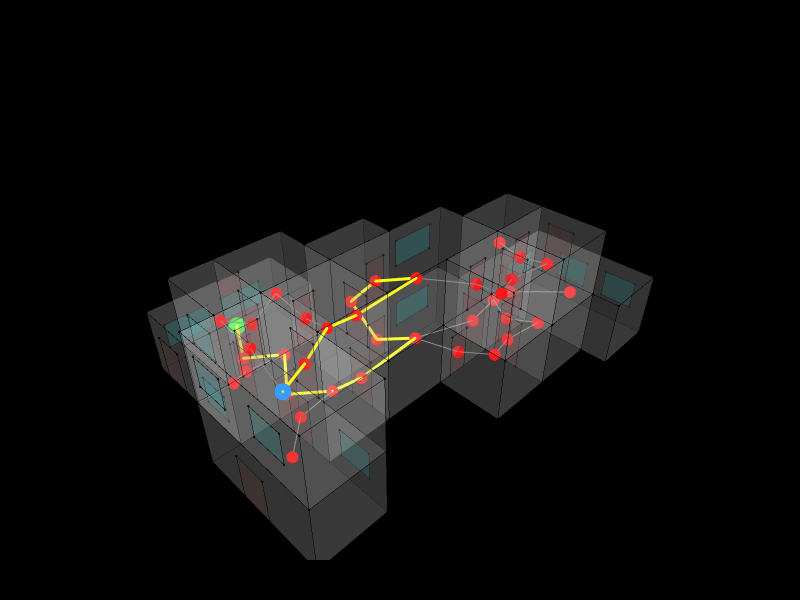

Notebook source saved alongside this figure:
### Markdown cell above
## 10. Path Visualisation

The path from room 0 to room 38 passes through **8 intermediate rooms** and covers a centroid-to-centroid distance of approximately **15,955 units**. Start room — green. End room — blue. Path — yellow.

8 hops for a cross-building journey indicates the building has significant network depth. An occupant cannot take a shortcut — they must thread through the full chain of connecting spaces.

### Code cell
for v in g_verts:
    Topology.SetDictionary(v, Dictionary.ByKeysValues(["size", "color"], [14, "red"]))
Topology.SetDictionary(start_v, Dictionary.ByKeysValues(["size", "color"], [20, "lime"]))
Topology.SetDictionary(end_v,   Dictionary.ByKeysValues(["size", "color"], [20, "dodgerblue"]))

for e in Graph.Edges(g_circ):
    Topology.SetDictionary(e, Dictionary.ByKeysValues(["width", "color"], [2, "grey"]))
if shortest_path:
    for e in Topology.Edges(shortest_path):
        Topology.SetDictionary(e, Dictionary.ByKeysValues(["width", "color"], [6, "yellow"]))

show_list = [cc, ap_cluster, g_circ]
if shortest_path:
    show_list.append(shortest_path)

Topology.Show(
    *show_list,
    faceColorKey="color",
    vertexSizeKey="size",
    vertexColorKey="color",
    edgeWidthKey="width",
    edgeColorKey="color",
    faceOpacity=0.12,
    backgroundColor="black",
    width=800,
    height=600,
    renderer=renderer
)

### Figure 1 — Plotly figure (JSON) as saved in the notebook; plotly's stock layout.template omitted (floating-point values rounded to 4 significant figures; data arrays with more than 128 entries replaced by an {"elided": "..."} marker saying what was removed)
{"data": [{"customdata": ["", "", "", "", "", "", "", "", "", "", "", "", "", "", "", "", "", "", "", "", "", "", "", "", "", "", "", "", "", "", "", "", "", "", "", "", "", "", "", "", "", "", "", "", "", "", "", "", "", "", "", "", "", "", "", "", "", "", "", "", "", "", "", "", "", "", "", "", "", "", "", "", "", "", "", "", "", "", "", ""], "hoverinfo": "text", "hovertemplate": ["Click ", "Click ", "Click ", "Click ", "Click ", "Click ", "Click ", "Click ", "Click ", "Click ", "Click ", "Click ", "Click ", "Click ", "Click ", "Click ", "Click ", "Click ", "Click ", "Click ", "Click ", "Click ", "Click ", "Click ", "Click ", "Click ", "Click ", "Click ", "Click ", "Click ", "Click ", "Click ", "Click ", "Click ", "Click ", "Click ", "Click ", "Click ", "Click ", "Click ", "Click ", "Click ", "Click ", "Click ", "Click ", "Click ", "Click ", "Click ", "Click ", "Click ", "Click ", "Click ", "Click ", "Click ", "Click ", "Click ", "Click ", "Click ", "Click ", "Click ", "Click ", "Click ", "Click ", "Click ", "Click ", "Click ", "Click ", "Click ", "Click ", "Click ", "Click ", "Click ", "Click ", "Click ", "Click ", "Click ", "Click ", "Click ", "Click ", "Click "], "hovertext": ["", "", "", "", "", "", "", "", "", "", "", "", "", "", "", "", "", "", "", "", "", "", "", "", "", "", "", "", "", "", "", "", "", "", "", "", "", "", "", "", "", "", "", "", "", "", "", "", "", "", "", "", "", "", "", "", "", "", "", "", "", "", "", "", "", "", "", "", "", "", "", "", "", "", "", "", "", "", "", ""], "legendgroup": "1", "legendrank": 1, "marker": {"color": ["#000000", "#000000", "#000000", "#000000", "#000000", "#000000", "#000000", "#000000", "#000000", "#000000", "#000000", "#000000", "#000000", "#000000", "#000000", "#000000", "#000000", "#000000", "#000000", "#000000", "#000000", "#000000", "#000000", "#000000", "#000000", "#000000", "#000000", "#000000", "#000000", "#000000", "#000000", "#000000", "#000000", "#000000", "#000000", "#000000", "#000000", "#000000", "#000000", "#000000", "#000000", "#000000", "#000000", "#000000", "#000000", "#000000", "#000000", "#000000", "#000000", "#000000", "#000000", "#000000", "#000000", "#000000", "#000000", "#000000", "#000000", "#000000", "#000000", "#000000", "#000000", "#000000", "#000000", "#000000", "#000000", "#000000", "#000000", "#000000", "#000000", "#000000", "#000000", "#000000", "#000000", "#000000", "#000000", "#000000", "#000000", "#000000", "#000000", "#000000"], "line": {"width": 0}, "opacity": 1, "size": [2.8, 2.8, 2.8, 2.8, 2.8, 2.8, 2.8, 2.8, 2.8, 2.8, 2.8, 2.8, 2.8, 2.8, 2.8, 2.8, 2.8, 2.8, 2.8, 2.8, 2.8, 2.8, 2.8, 2.8, 2.8, 2.8, 2.8, 2.8, 2.8, 2.8, 2.8, 2.8, 2.8, 2.8, 2.8, 2.8, 2.8, 2.8, 2.8, 2.8, 2.8, 2.8, 2.8, 2.8, 2.8, 2.8, 2.8, 2.8, 2.8, 2.8, 2.8, 2.8, 2.8, 2.8, 2.8, 2.8, 2.8, 2.8, 2.8, 2.8, 2.8, 2.8, 2.8, 2.8, 2.8, 2.8, 2.8, 2.8, 2.8, 2.8, 2.8, 2.8, 2.8, 2.8, 2.8, 2.8, 2.8, 2.8, 2.8, 2.8], "sizemode": "diameter", "symbol": "circle"}, "mode": "markers", "name": "1: Untitled (Vertices)", "showlegend": false, "text": ["", "", "", "", "", "", "", "", "", "", "", "", "", "", "", "", "", "", "", "", "", "", "", "", "", "", "", "", "", "", "", "", "", "", "", "", "", "", "", "", "", "", "", "", "", "", "", "", "", "", "", "", "", "", "", "", "", "", "", "", "", "", "", "", "", "", "", "", "", "", "", "", "", "", "", "", "", "", "", ""], "type": "scatter3d", "x": [13310, 16310, 16310, 13310, 10310, 13310, 16310, 16310, 10310, 16310, 16310, 13310, 10310, 10310, 13310, 16310, 10310, 16310, 16310, 13310, 10310, 10310, 10310, 13310, 13310, 10310, 16310, 13310, 16310, 13310, 19310, 19310, 19310, 19310, 7310, 7310, 7310, 7310, 7310, 7310, 19310, 19310, 13310, 16310, 7310, 7310, 10310, 10310, 7310, 10310, 19310, 19310, 4310, 4310, 5512.0, 7310, 4310, 4310, 5512.0, 7310, 4310, 7310, 4310, 5512.0, 22310, 22310, 19310, 22310, 22310, 19310, 19310, 5512.0, 5512.0, 5512.0, 11510.0, 5512.0, 11510.0, 11510.0, 5512.0, 11510.0], "y": [-760, -760, -760, -760, -3760, -3760, -3760, -1962.0, -760, -1962.0, -3760, -3760, -3760, -760, -760, -760, -760, -1962.0, -3760, -3760, -3760, 740, 740, 740, 740, 740, -6760, -6760, -6760, -6760, -1962.0, -3760, -1962.0, -3760, -760, -3760, -760, -3760, -3760, -760, -1962.0, -3760, -6760, -6760, 2240, 2240, 2240, 2240, 2240, 2240, -6760, -6760, -6760, -760, -760, -6760, -6760, -760, -760, -6760, -6760, -6760, -760, -760, -1962.0, -7962.0, -7962.0, -7962.0, -1962.0, -7962.0, -6760, 2240, 2240, 2240, 2240, 5240, 5240, 2240, 5240, 5240], "z": [6000, 6000, 3000, 3000, 6000, 6000, 6000, 6000, 6000, 3000, 3000, 3000, 3000, 3000, 0, 0, 0, 0, 0, 0, 0, 6000, 3000, 6000, 0, 0, 6000, 6000, 3000, 3000, 6000, 6000, 3000, 3000, 6000, 6000, 3000, 3000, 0, 0, 0, 0, 0, 0, 6000, 3000, 3000, 6000, 0, 0, 6000, 3000, 6000, 6000, 6000, 6000, 3000, 3000, 3000, 3000, 0, 0, 0, 0, 3000, 3000, 3000, 0, 0, 0, 0, 6000, 3000, 0, 3000, 3000, 3000, 0, 0, 0]}, {"hoverinfo": "text", "hovertext": [], "legendgroup": "2", "legendrank": 2, "line": {"color": "#000000", "dash": "solid", "width": 1}, "marker": {"color": "#000000", "size": 0.25, "symbol": "circle"}, "mode": "markers+lines", "name": "1: Untitled (Edges)", "showlegend": false, "text": [], "type": "scatter3d", "x": {"elided": "474 float values"}, "y": {"elided": "474 float values"}, "z": {"elided": "474 int values"}}, {"cmax": 1, "cmin": 0, "color": "#FAFAFA", "colorscale": [[0, "#440154"], [0.1111, "#482878"], [0.2222, "#3e4989"], [0.3333, "#31688e"], [0.4444, "#26828e"], [0.5556, "#1f9e89"], [0.6667, "#35b779"], [0.7778, "#6ece58"], [0.8889, "#b5de2b"], [1, "#fde725"]], "facecolor": {"elided": "224 str values"}, "flatshading": true, "hoverinfo": "text", "hovertext": {"elided": "224 str values"}, "i": {"elided": "224 int values"}, "j": {"elided": "224 int values"}, "k": {"elided": "224 int values"}, "legendgroup": "3", "legendrank": 3, "lighting": {"facenormalsepsilon": 0}, "name": "1: Untitled (Faces)", "opacity": 0.12, "showlegend": false, "showscale": false, "text": {"elided": "224 str values"}, "type": "mesh3d", "x": [16310, 13310, 13310, 16310, 10310, 10310, 13310, 16310, 16310, 16310, 13310, 16310, 10310, 10310, 13310, 16310, 10310, 13310, 16310, 16310, 10310, 10310, 10310, 13310, 13310, 10310, 16310, 13310, 16310, 13310, 19310, 19310, 19310, 19310, 7310, 7310, 7310, 7310, 7310, 7310, 19310, 19310, 13310, 16310, 7310, 7310, 10310, 10310, 7310, 10310, 19310, 19310, 7310, 4310, 5512.0, 4310, 4310, 4310, 5512.0, 7310, 4310, 7310, 4310, 5512.0, 19310, 22310, 22310, 22310, 22310, 19310, 19310, 5512.0, 5512.0, 5512.0, 11510.0, 11510.0, 5512.0, 11510.0, 5512.0, 11510.0], "y": [-760, -760, -760, -760, -760, -3760, -3760, -1962.0, -3760, -1962.0, -3760, -3760, -3760, -760, -760, -760, -760, -3760, -1962.0, -3760, -3760, 740, 740, 740, 740, 740, -6760, -6760, -6760, -6760, -3760, -1962.0, -1962.0, -3760, -3760, -760, -760, -3760, -3760, -760, -1962.0, -3760, -6760, -6760, 2240, 2240, 2240, 2240, 2240, 2240, -6760, -6760, -6760, -6760, -760, -760, -6760, -760, -760, -6760, -6760, -6760, -760, -760, -7962.0, -7962.0, -1962.0, -7962.0, -1962.0, -7962.0, -6760, 2240, 2240, 2240, 2240, 5240, 5240, 2240, 5240, 5240], "z": [3000, 3000, 6000, 6000, 6000, 6000, 6000, 6000, 6000, 3000, 3000, 3000, 3000, 3000, 0, 0, 0, 0, 0, 0, 0, 6000, 3000, 6000, 0, 0, 6000, 6000, 3000, 3000, 6000, 6000, 3000, 3000, 6000, 6000, 3000, 3000, 0, 0, 0, 0, 0, 0, 6000, 3000, 3000, 6000, 0, 0, 6000, 3000, 6000, 6000, 6000, 6000, 3000, 3000, 3000, 3000, 0, 0, 0, 0, 3000, 3000, 3000, 0, 0, 0, 0, 6000, 3000, 0, 3000, 3000, 3000, 0, 0, 0]}, {"customdata": {"elided": "144 str values"}, "hoverinfo": "text", "hovertemplate": {"elided": "144 str values"}, "hovertext": {"elided": "144 str values"}, "legendgroup": "5", "legendrank": 5, "marker": {"color": {"elided": "144 str values"}, "line": {"width": 0}, "opacity": 1, "size": {"elided": "144 float values"}, "sizemode": "diameter", "symbol": "circle"}, "mode": "markers", "name": "2: Untitled (Vertices)", "showlegend": false, "text": {"elided": "144 str values"}, "type": "scatter3d", "x": {"elided": "144 float values"}, "y": {"elided": "144 float values"}, "z": {"elided": "144 float values"}}, {"hoverinfo": "text", "hovertext": [], "legendgroup": "6", "legendrank": 6, "line": {"color": "#000000", "dash": "solid", "width": 1}, "marker": {"color": "#000000", "size": 0.25, "symbol": "circle"}, "mode": "markers+lines", "name": "2: Untitled (Edges)", "showlegend": false, "text": [], "type": "scatter3d", "x": {"elided": "432 float values"}, "y": {"elided": "432 float values"}, "z": {"elided": "432 float values"}}, {"cmax": 1, "cmin": 0, "color": "#FAFAFA", "colorscale": [[0, "#440154"], [0.1111, "#482878"], [0.2222, "#3e4989"], [0.3333, "#31688e"], [0.4444, "#26828e"], [0.5556, "#1f9e89"], [0.6667, "#35b779"], [0.7778, "#6ece58"], [0.8889, "#b5de2b"], [1, "#fde725"]], "facecolor": ["#A52A2A", "#A52A2A", "#A52A2A", "#A52A2A", "#A52A2A", "#A52A2A", "#A52A2A", "#A52A2A", "#A52A2A", "#A52A2A", "#A52A2A", "#A52A2A", "#A52A2A", "#A52A2A", "#A52A2A", "#A52A2A", "#A52A2A", "#A52A2A", "#A52A2A", "#A52A2A", "#A52A2A", "#A52A2A", "#A52A2A", "#A52A2A", "#A52A2A", "#A52A2A", "#A52A2A", "#A52A2A", "#A52A2A", "#A52A2A", "#A52A2A", "#A52A2A", "#A52A2A", "#A52A2A", "#A52A2A", "#A52A2A", "#A52A2A", "#A52A2A", "#A52A2A", "#A52A2A", "#A52A2A", "#A52A2A", "#A52A2A", "#A52A2A", "#A52A2A", "#A52A2A", "#A52A2A", "#A52A2A", "#00FFFF", "#00FFFF", "#00FFFF", "#00FFFF", "#00FFFF", "#00FFFF", "#00FFFF", "#00FFFF", "#00FFFF", "#00FFFF", "#00FFFF", "#00FFFF", "#00FFFF", "#00FFFF", "#00FFFF", "#00FFFF", "#00FFFF", "#00FFFF", "#00FFFF", "#00FFFF", "#00FFFF", "#00FFFF", "#00FFFF", "#00FFFF"], "flatshading": true, "hoverinfo": "text", "hovertext": ["Face_01", "Face_02", "Face_03", "Face_04", "Face_05", "Face_06", "Face_07", "Face_08", "Face_09", "Face_10", "Face_11", "Face_12", "Face_13", "Face_14", "Face_15", "Face_16", "Face_17", "Face_18", "Face_19", "Face_20", "Face_21", "Face_22", "Face_23", "Face_24", "Face_25", "Face_26", "Face_27", "Face_28", "Face_29", "Face_30", "Face_31", "Face_32", "Face_33", "Face_34", "Face_35", "Face_36", "Face_37", "Face_38", "Face_39", "Face_40", "Face_41", "Face_42", "Face_43", "Face_44", "Face_45", "Face_46", "Face_47", "Face_48", "Face_49", "Face_50", "Face_51", "Face_52", "Face_53", "Face_54", "Face_55", "Face_56", "Face_57", "Face_58", "Face_59", "Face_60", "Face_61", "Face_62", "Face_63", "Face_64", "Face_65", "Face_66", "Face_67", "Face_68", "Face_69", "Face_70", "Face_71", "Face_72"], "i": [0, 3, 4, 7, 8, 11, 12, 12, 16, 19, 20, 23, 24, 24, 28, 31, 32, 35, 36, 36, 40, 40, 44, 47, 48, 48, 52, 55, 56, 59, 60, 60, 64, 64, 68, 68, 72, 72, 76, 76, 80, 80, 84, 84, 88, 88, 92, 95, 96, 96, 100, 100, 104, 104, 108, 108, 112, 112, 116, 119, 120, 120, 124, 124, 128, 128, 132, 135, 136, 136, 140, 140], "j": [1, 1, 5, 5, 9, 9, 13, 14, 17, 17, 21, 21, 25, 26, 29, 29, 33, 33, 37, 38, 41, 42, 45, 45, 49, 50, 53, 53, 57, 57, 61, 62, 65, 66, 69, 70, 73, 74, 77, 78, 81, 82, 85, 86, 89, 90, 93, 93, 97, 98, 101, 102, 105, 106, 109, 110, 113, 114, 117, 116, 121, 122, 125, 126, 129, 130, 133, 132, 137, 138, 141, 142], "k": [2, 0, 6, 4, 10, 8, 14, 15, 18, 16, 22, 20, 26, 27, 30, 28, 34, 32, 38, 39, 42, 43, 46, 44, 50, 51, 54, 52, 58, 56, 62, 63, 66, 67, 70, 71, 74, 75, 78, 79, 82, 83, 86, 87, 90, 91, 94, 92, 98, 99, 102, 103, 106, 107, 110, 111, 114, 115, 118, 118, 122, 123, 126, 127, 130, 131, 134, 134, 138, 139, 142, 143], "legendgroup": "7", "legendrank": 7, "lighting": {"facenormalsepsilon": 0}, "name": "2: Untitled (Faces)", "opacity": 0.12, "showlegend": false, "showscale": false, "text": ["Face_01", "Face_02", "Face_03", "Face_04", "Face_05", "Face_06", "Face_07", "Face_08", "Face_09", "Face_10", "Face_11", "Face_12", "Face_13", "Face_14", "Face_15", "Face_16", "Face_17", "Face_18", "Face_19", "Face_20", "Face_21", "Face_22", "Face_23", "Face_24", "Face_25", "Face_26", "Face_27", "Face_28", "Face_29", "Face_30", "Face_31", "Face_32", "Face_33", "Face_34", "Face_35", "Face_36", "Face_37", "Face_38", "Face_39", "Face_40", "Face_41", "Face_42", "Face_43", "Face_44", "Face_45", "Face_46", "Face_47", "Face_48", "Face_49", "Face_50", "Face_51", "Face_52", "Face_53", "Face_54", "Face_55", "Face_56", "Face_57", "Face_58", "Face_59", "Face_60", "Face_61", "Face_62", "Face_63", "Face_64", "Face_65", "Face_66", "Face_67", "Face_68", "Face_69", "Face_70", "Face_71", "Face_72"], "type": "mesh3d", "x": {"elided": "144 float values"}, "y": {"elided": "144 float values"}, "z": {"elided": "144 float values"}}, {"hoverinfo": "text", "hovertext": [], "legendgroup": "14", "legendrank": 14, "line": {"color": "#FFFF00", "dash": "solid", "width": 6}, "marker": {"color": "#FFFF00", "size": 1.5, "symbol": "circle"}, "mode": "markers+lines", "name": "3: Untitled Graph (Edges)", "showlegend": false, "text": [], "type": "scatter3d", "x": [8512.0, 7764.0, null, 8810, 7764.0, null, 8810, 7764.0, null, 13310, 12520.0, null, 13310, 10310.0, null, 11810, 12520.0, null, 11810, 12520.0, null, 8810, 7310.0, null, 5810, 7310.0, null, 8810, 10310.0, null, 8810, 10310.0, null, 13310, 10310.0, null, 13310, 12520.0, null, 8810, 7764.0, null], "y": [3740, 2240.0, null, 740, 2240.0, null, 740, -760.0, null, -2260, -760.0, null, -2260, -2211.0, null, -10, -760.0, null, -10, -760.0, null, -2260, -2884.0, null, -3760, -2884.0, null, -2260, -2211.0, null, -2260, -2084.0, null, -2260, -2084.0, null, -2260, -760.0, null, -2260, -760.0, null], "z": [1500, 1023.0, null, 1500, 1023.0, null, 1500, 1023.0, null, 1500, 1023.0, null, 1500, 1170.0, null, 3000, 1023.0, null, 3000, 4023.0, null, 4500, 4170.0, null, 4500, 4170.0, null, 1500, 1170.0, null, 4500, 4170.0, null, 4500, 4170.0, null, 4500, 4023.0, null, 1500, 1023.0, null]}, {"hoverinfo": "text", "hovertext": [], "legendgroup": "14", "legendrank": 14, "line": {"color": "#808080", "dash": "solid", "width": 2}, "marker": {"color": "#808080", "size": 0.5, "symbol": "circle"}, "mode": "markers+lines", "name": "3: Untitled Graph (Edges)", "showlegend": false, "text": [], "type": "scatter3d", "x": [8810, 7310.0, null, 17810, 16310.0, null, 17810, 18120.0, null, 13310, 16310.0, null, 13310, 14360.0, null, 17810, 16310.0, null, 5810, 7310.0, null, 14810, 16310.0, null, 14810, 14360.0, null, 20810, 19310.0, null, 6411.0, 7310.0, null, 6411.0, 7310.0, null, 6411.0, 6562.0, null, 14810, 16310.0, null, 17810, 17640.0, null, 17810, 17640.0, null, 14810, 15200.0, null, 5810, 6562.0, null, 17810, 16310.0, null, 8810, 8992.0, null, 8810, 7310.0, null, 17810, 19310.0, null, 13310, 15200.0, null, 17810, 18120.0, null, 8810, 8992.0, null, 8810, 7310.0, null], "y": [740, 1330.0, null, -5260, -4670.0, null, -5260, -3760.0, null, -2260, -2914.0, null, -2260, -3760.0, null, -2861.0, -2914.0, null, -3760, -2211.0, null, -5260, -4813.0, null, -5260, -3760.0, null, -4962.0, -2728.0, null, 740, 1330.0, null, 740, 174.4, null, 740, -760.0, null, -5260, -4670.0, null, -2861.0, -3760.0, null, -5260, -3760.0, null, -5260, -3760.0, null, -3760, -760.0, null, -5260, -4813.0, null, -2260, -760.0, null, -2260, -2211.0, null, -2861.0, -2728.0, null, -2260, -3760.0, null, -2861.0, -3760.0, null, 740, -760.0, null, 740, 174.4, null], "z": [1500, 1170.0, null, 4500, 4170.0, null, 4500, 4023.0, null, 1500, 1170.0, null, 1500, 1023.0, null, 1500, 1170.0, null, 1500, 1170.0, null, 1500, 1170.0, null, 1500, 1023.0, null, 1500, 1170.0, null, 1500, 1170.0, null, 4500, 4170.0, null, 4500, 4023.0, null, 4500, 4170.0, null, 1500, 1023.0, null, 1500, 1023.0, null, 4500, 4023.0, null, 4500, 4023.0, null, 1500, 1170.0, null, 4500, 4023.0, null, 1500, 1170.0, null, 1500, 1170.0, null, 4500, 4023.0, null, 4500, 4023.0, null, 4500, 4023.0, null, 4500, 4170.0, null]}, {"customdata": ["", "", "", "", "", "", "", "", "", "", "", "", "", "", "", "", "", "", "", "", "", "", "", "", "", "", "", "", "", "", "", "", "", "", "", "", "", "", ""], "hoverinfo": "text", "hovertemplate": ["Click ", "Click ", "Click ", "Click ", "Click ", "Click ", "Click ", "Click ", "Click ", "Click ", "Click ", "Click ", "Click ", "Click ", "Click ", "Click ", "Click ", "Click ", "Click ", "Click ", "Click ", "Click ", "Click ", "Click ", "Click ", "Click ", "Click ", "Click ", "Click ", "Click ", "Click ", "Click ", "Click ", "Click ", "Click ", "Click ", "Click ", "Click ", "Click "], "hovertext": ["", "", "", "", "", "", "", "", "", "", "", "", "", "", "", "", "", "", "", "", "", "", "", "", "", "", "", "", "", "", "", "", "", "", "", "", "", "", ""], "legendgroup": "13", "legendrank": 13, "marker": {"color": ["#00FF00", "#FF0000", "#FF0000", "#FF0000", "#FF0000", "#FF0000", "#FF0000", "#FF0000", "#FF0000", "#FF0000", "#FF0000", "#FF0000", "#FF0000", "#FF0000", "#FF0000", "#FF0000", "#FF0000", "#FF0000", "#FF0000", "#FF0000", "#FF0000", "#FF0000", "#FF0000", "#FF0000", "#FF0000", "#FF0000", "#FF0000", "#FF0000", "#FF0000", "#FF0000", "#FF0000", "#FF0000", "#FF0000", "#FF0000", "#FF0000", "#FF0000", "#FF0000", "#FF0000", "#1E90FF"], "line": {"width": 0}, "opacity": 1, "size": [20, 14, 14, 14, 14, 14, 14, 14, 14, 14, 14, 14, 14, 14, 14, 14, 14, 14, 14, 14, 14, 14, 14, 14, 14, 14, 14, 14, 14, 14, 14, 14, 14, 14, 14, 14, 14, 14, 20], "sizemode": "diameter", "symbol": "circle"}, "mode": "markers", "name": "3: Untitled Graph (Vertices)", "showlegend": false, "text": ["", "", "", "", "", "", "", "", "", "", "", "", "", "", "", "", "", "", "", "", "", "", "", "", "", "", "", "", "", "", "", "", "", "", "", "", "", "", ""], "type": "scatter3d", "x": [8512.0, 8810, 17810, 13310, 11810, 16310.0, 5810, 14810, 7310.0, 20810, 7310.0, 6411.0, 16310.0, 17640.0, 10310.0, 7764.0, 14810, 6562.0, 16310.0, 6411.0, 10310.0, 8810, 7310.0, 19310.0, 13310, 14360.0, 17810, 18120.0, 7764.0, 17810, 12520.0, 17810, 15200.0, 8992.0, 12520.0, 7310.0, 8810, 8810, 5810], "y": [3740, 740, -5260, -2260, -10, -2914.0, -3760, -5260, -2884.0, -4962.0, 1330.0, 740, -4670.0, -3760.0, -2211.0, 2240.0, -5260, -760.0, -4813.0, 740, -2084.0, -2260, -2211.0, -2728.0, -2260, -3760.0, -2861.0, -3760.0, -760.0, -2861.0, -760.0, -5260, -3760.0, -760.0, -760.0, 174.4, 740, -2260, -3760], "z": [1500, 1500, 4500, 1500, 3000, 1170.0, 1500, 1500, 4170.0, 1500, 1170.0, 4500, 4170.0, 1023.0, 1170.0, 1023.0, 4500, 4023.0, 1170.0, 1500, 4170.0, 4500, 1170.0, 1170.0, 4500, 1023.0, 4500, 4023.0, 1023.0, 1500, 4023.0, 1500, 4023.0, 4023.0, 1023.0, 4170.0, 4500, 1500, 4500]}, {"customdata": ["", "", "", "", "", "", "", "", "", "", "", "", "", "", ""], "hoverinfo": "text", "hovertemplate": ["Click ", "Click ", "Click ", "Click ", "Click ", "Click ", "Click ", "Click ", "Click ", "Click ", "Click ", "Click ", "Click ", "Click ", "Click "], "hovertext": ["", "", "", "", "", "", "", "", "", "", "", "", "", "", ""], "legendgroup": "9", "legendrank": 9, "marker": {"color": ["#00FF00", "#FF0000", "#FF0000", "#FF0000", "#FF0000", "#FF0000", "#FF0000", "#FF0000", "#FF0000", "#FF0000", "#FF0000", "#FF0000", "#FF0000", "#FF0000", "#1E90FF"], "line": {"width": 0}, "opacity": 1, "size": [20, 14, 14, 14, 14, 14, 14, 14, 14, 14, 14, 14, 14, 14, 20], "sizemode": "diameter", "symbol": "circle"}, "mode": "markers", "name": "4: Untitled (Vertices)", "showlegend": false, "text": ["", "", "", "", "", "", "", "", "", "", "", "", "", "", ""], "type": "scatter3d", "x": [8512.0, 7764.0, 8810, 7764.0, 8810, 10310.0, 13310, 12520.0, 11810, 12520.0, 13310, 10310.0, 8810, 7310.0, 5810], "y": [3740, 2240.0, 740, -760.0, -2260, -2211.0, -2260, -760.0, -10, -760.0, -2260, -2084.0, -2260, -2884.0, -3760], "z": [1500, 1023.0, 1500, 1023.0, 1500, 1170.0, 1500, 1023.0, 3000, 4023.0, 4500, 4170.0, 4500, 4170.0, 4500]}, {"hoverinfo": "text", "hovertext": [], "legendgroup": "10", "legendrank": 10, "line": {"color": "#FFFF00", "dash": "solid", "width": 6}, "marker": {"color": "#FFFF00", "size": 1.5, "symbol": "circle"}, "mode": "markers+lines", "name": "4: Untitled (Edges)", "showlegend": false, "text": [], "type": "scatter3d", "x": [8512.0, 7764.0, null, 7764.0, 8810, null, 8810, 7764.0, null, 7764.0, 8810, null, 8810, 10310.0, null, 10310.0, 13310, null, 13310, 12520.0, null, 12520.0, 11810, null, 11810, 12520.0, null, 12520.0, 13310, null, 13310, 10310.0, null, 10310.0, 8810, null, 8810, 7310.0, null, 7310.0, 5810, null], "y": [3740, 2240.0, null, 2240.0, 740, null, 740, -760.0, null, -760.0, -2260, null, -2260, -2211.0, null, -2211.0, -2260, null, -2260, -760.0, null, -760.0, -10, null, -10, -760.0, null, -760.0, -2260, null, -2260, -2084.0, null, -2084.0, -2260, null, -2260, -2884.0, null, -2884.0, -3760, null], "z": [1500, 1023.0, null, 1023.0, 1500, null, 1500, 1023.0, null, 1023.0, 1500, null, 1500, 1170.0, null, 1170.0, 1500, null, 1500, 1023.0, null, 1023.0, 3000, null, 3000, 4023.0, null, 4023.0, 4500, null, 4500, 4170.0, null, 4170.0, 4500, null, 4500, 4170.0, null, 4170.0, 4500, null]}], "layout": {"autosize": true, "height": 600, "margin": {"b": 40, "l": 40, "r": 40, "t": 40}, "paper_bgcolor": "#000000", "plot_bgcolor": "#000000", "scene": {"aspectmode": "data", "camera": {"center": {"x": 0, "y": 0, "z": 0}, "eye": {"x": -1.25, "y": -1.25, "z": 1.25}, "projection": {"type": "perspective"}, "up": {"x": 0, "y": 0, "z": 1}}, "xaxis": {"visible": false}, "yaxis": {"visible": false}, "zaxis": {"visible": false}}, "showlegend": true, "width": 800, "xaxis": {"showgrid": false, "visible": false, "zeroline": false}, "yaxis": {"showgrid": false, "visible": false, "zeroline": false}}}
